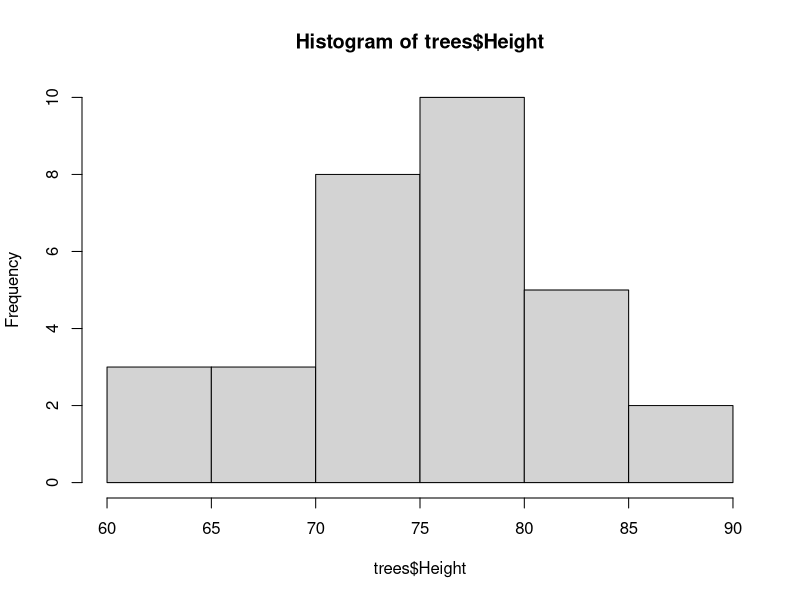
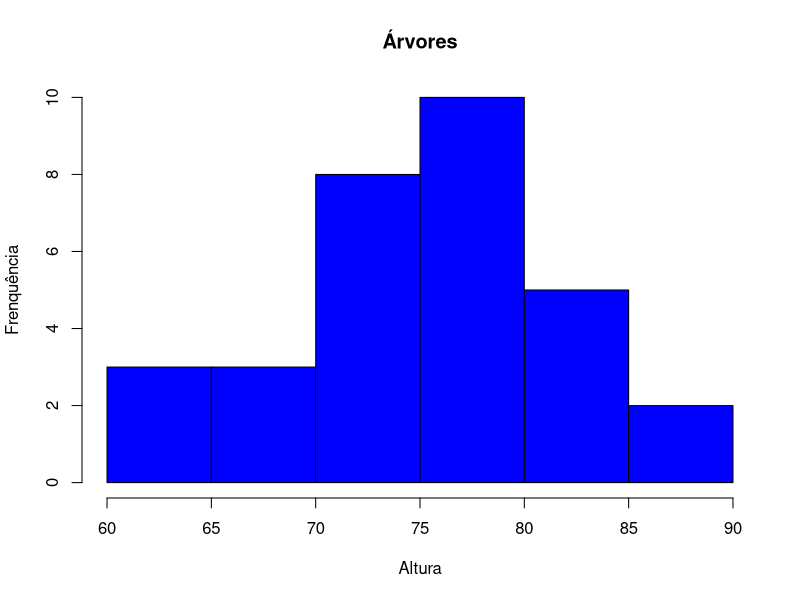
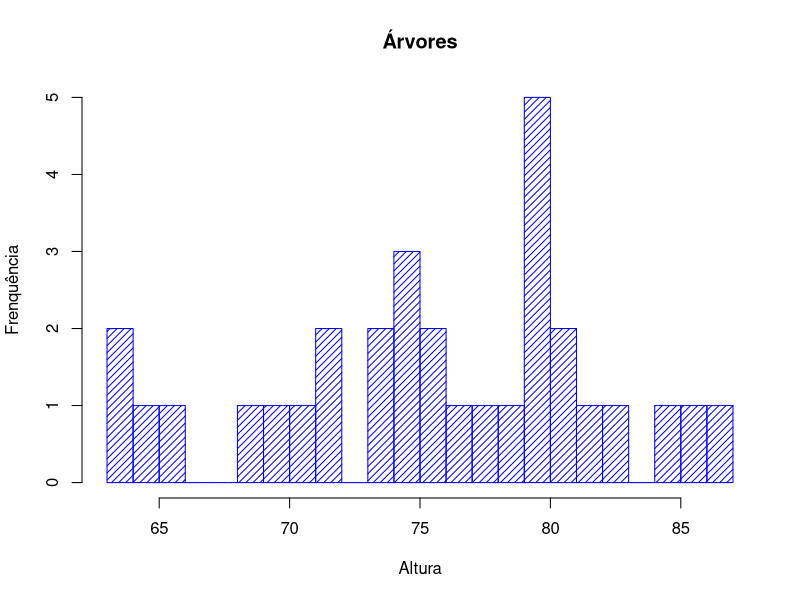

The R script that drew these images, in order:
## ---- chunk 1
trees
hist(trees$Height)
hist(trees$Height, main ='Árvores', ylab = 'Frenquência', xlab = 'Altura', col = 'blue')
hist(trees$Height, main ='Árvores', ylab = 'Frenquência', xlab = 'Altura', col = 'blue', density = 20, breaks = 20)


## ---- chunk 2


## ---- chunk 3


## ---- chunk 4


## ---- chunk 5


## ---- chunk 6


